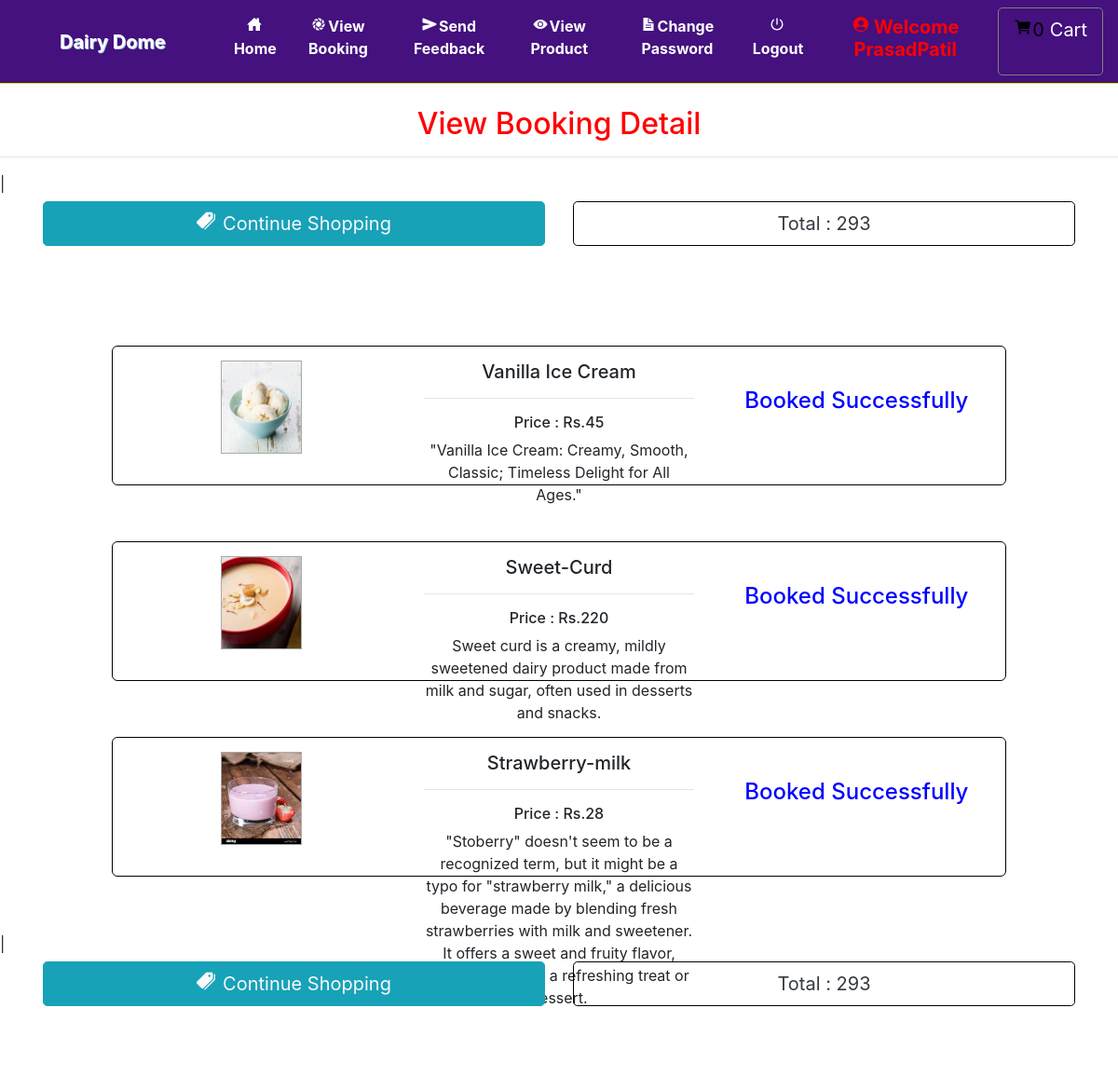
Page /booking_detail/PrasadPatil.354.368.381/47/ (signed in) on the committed database.
### grocery/models.py (models this page shows, shortened)
class Booking(models.Model):
    status = models.ForeignKey(Status, on_delete=models.CASCADE, null=True)
    profile = models.ForeignKey(Profile, on_delete=models.CASCADE, null=True)
    booking_id = models.CharField(max_length=200,null=True)
    quantity = models.CharField(max_length=100,null=True)
    book_date = models.CharField(max_length=30, null=True)
    total = models.IntegerField(null=True)

class Product(models.Model):
    category = models.ForeignKey(Category, on_delete=models.CASCADE, null=True)
    image = models.FileField(null=True)
    name = models.CharField(max_length=30, null=True)
    price = models.IntegerField(null=True)
    desc = models.TextField(null=True)

### grocery/views.py (the view)
# urls.py: path('booking_detail/<str:pid>/<int:bid>/', booking_detail, name='booking_detail'),
def booking_detail(request,pid,bid):
    if not request.user.is_authenticated:
        return redirect('login')
    user = User.objects.get(id=request.user.id)
    profile = Profile.objects.get(user=user)
    cart =  Cart.objects.filter(profile=profile).all()
    product = Product.objects.all()
    book = Booking.objects.get(booking_id=pid, id=bid)
    total=0
    num1=0
    user1 = user.username
    li = book.booking_id.split('.')
    li2=[]
    for j in li:
        if user1!= j :
            li2.append(int(j))
    for i in cart:
        total+=i.product.price
        num1+=1
    d = {'profile':profile,'cart':cart,'total':total,'num1':num1,'book':li2,'product':product,'total':book}
    return render(request,'booking_detail.html',d)

### grocery/templates/booking_detail.html (shortened to what this page needs)
{% extends 'navigation.html' %}
{% block body %}
<center><h2 style="color:red;margin-top:2%">View Booking Detail</h2></center><hr>
|<div class="container" style="border:1px solid white">
<div class="row">
    <div class="col-md-6" style="height:100px;">
                <center><a href="{% url 'view_product' 0 %}" style="margin-top:1%;width:100%" class="btn btn-lg btn-info text-light text-capitalize"><ion-icon style="margin-right:8px" name="pricetags"></ion-icon>Continue Shopping</a></center>
            </div>
    <div class="col-md-6" style="height:100px;">
                <center><a style="margin-top:1%;width:100%;border:1px solid black" class="btn btn-default btn-lg text-dark text-capitalize">Total : {{total.total}}</a></center>
            </div>
</div>
    </div>
{% for i in product %}
{% if i.id in book %}
<center>
<div class="container" style="margin-top:2%;height:150px;width:80%">
    <div class="row" style="height:90%">
        <div class="col-md-4" style="height:120px">
            <img src="{{i.image.url}}" style="width:30%;height:100px;border:1px solid darkgray;margin-top:5%">
        </div>
        <div class="col-md-4" style="height:100px">
            <h5 style="margin-top:5%">{{i.name}}</h5><hr>
        <h6>Price : Rs.{{i.price}}</h6>
        <p>{{i.desc}}</p>
        </div>
            <div class="col-md-4" style="height:100px;">
                <h4 style="margin-top:15%;color:blue">Booked Successfully</h4>
        </div>
    </div>
</div>
    </center>
{% endif %}
{% endfor %}
|<div class="container" style="border:1px solid white">
<div class="row">
    <div class="col-md-6" style="height:100px;">
                <center><a href="{% url 'view_product' 0 %}" style="margin-top:1%;width:100%" class="btn btn-lg btn-info text-light text-capitalize"><ion-icon style="margin-right:8px" name="pricetags"></ion-icon>Continue Shopping</a></center>
            </div>
    <div class="col-md-6" style="height:100px;">
                <center><a style="margin-top:1%;width:100%;border:1px solid black" class="btn btn-default btn-lg text-dark text-capitalize">Total : {{total.total}}</a></center>
            </div>
</div>
    </div>
{% endblock %}

### grocery/templates/navigation.html (shortened to what this page needs)
<!DOCTYPE html>
<html lang="en">
<head>
    {% load static %}
     <link rel="stylesheet" href="https://maxcdn.bootstrapcdn.com/bootstrap/4.0.0/css/bootstrap.min.css">
  <link rel = stylesheet href = "//cdn.datatables.net/1.10.19/css/jquery.dataTables.min.css">
<link rel="stylesheet" href="https://cdnjs.cloudflare.com/ajax/libs/font-awesome/4.7.0/css/font-awesome.min.css">
</head>
<body style="background-color:white">
<nav class="navbar navbar-expand-sm" style = "background-color : #44117e ; border-bottom:1px solid #d7fc06">
  <a class="navbar-brand pl-5" href="#" style="color:white ; font-weight : bold">Dairy Dome</a>
<div class="collapse navbar-collapse" id="collapsibleNavbar">
  <ul class="navbar-nav pl-5 text-center">
    {% if request.user.username %}
    {% if not request.user.is_staff %}
    <li class="nav-item">
      <a class="nav-link" href="{% url 'home' %}" style="color:white"><ion-icon style="margin-right:2px" name="home-sharp"></ion-icon>Home</a>
    </li>
    <li class="nav-item">
      <a class="nav-link" href="{% url 'view_booking' %}" style="color:white"><ion-icon style="margin-right:2px" name="aperture"></ion-icon>View Booking</a>
    </li>
    <li class="nav-item">
      <a class="nav-link" href="{% url 'send_feedback' request.user.id %}" style="color:white"><ion-icon style="margin-right:2px" name="send"></ion-icon>Send Feedback</a>
    </li>
    <li class="nav-item">
      <a class="nav-link" href="{% url 'view_product' 0 %}" style="color:white"><ion-icon style="margin-right:2px" name="eye"></ion-icon>View Product</a>
    </li>
    <li class="nav-item">
      <a class="nav-link" href="{% url 'change_password' %}" style="color:white"><ion-icon style="margin-right:2px" name="document-text-sharp"></ion-icon>Change Password</a>
    </li>
    {% endif %}
    {% endif %}
    {% if request.user.is_authenticated %}
    <a class="nav-link" href="{% url 'logout' %}" style="color:white"><ion-icon style="margin-right:2px" name="power-sharp"></ion-icon>Logout</a>
    {% if not request.user.is_staff %}
    <li class="nav-item">
      <a href="{% url 'profile' %}"><h5 class="nav-link" style="color:red"><ion-icon style="margin-right:4px;color:#FF0000" name="person-circle-sharp"></ion-icon>Welcome {{request.user.username}}</h5>
      </a></li>
    {% else %}
    <li class="nav-item">
      <h5  class="nav-link" style="color:#91DE00"><ion-icon style="margin-right:4px;color:#91DE00" name="person-circle-sharp"></ion-icon>Welcome {{request.user.username}}</h5>
    </li>
    {% endif %}
    {% endif %}
    {% if not request.user.is_staff %}
    {% if request.user.username %}
      <a href="{% url 'cart' %}" style="border:1px solid gray" class="btn btn-default btn-lg text-dark text-capitalize">
        <ion-icon style="color:black;margin-top:2%" name="cart"></ion-icon><span style="color:black">{{num1}}</span><span style="margin-left:6px;margin-top:2%;color:white">Cart</span></a></center>
{% endif %}
    {% endif %}
    </ul>
</div>
</nav>
{% block body %}
{% endblock %}
</body></html>

### grocery/templates/navigation.html (style rules this page uses)
* { box-sizing: border-box; }
.nav-link { font-weight:bold; }
.navbar-brand { text-shadow: 1px 1px lightblue; }

### grocery/templates/booking_detail.html (style rules this page uses)
.container { border:1px solid black; border-radius:6px; margin-bottom:5%; }

### rows in the picture
Booking: total "293"
Product: image (picture), name "Vanilla Ice Cream", price "45", desc "\"Vanilla Ice Cream: Creamy, Smooth, Classic; Timeless Delight for All Ages.\""
Product: image (picture), name "Sweet-Curd", price "220", desc "Sweet curd is a creamy, mildly sweetened dairy product made from milk and sugar, often used in desserts and snacks."
Product: image (picture), name "Strawberry-milk", price "28", desc "\"Stoberry\" doesn't seem to be a recognized term, but it might be a typo for \"strawberry milk,\" a delicious beverage made by blending fresh strawberries with milk and sweetener. It offers a sweet and fruity flavor, often enjoyed as a refreshing treat or dessert."

### other values in the picture
{{ request.user.username }} "PrasadPatil"
{{ num1 }} "0"
